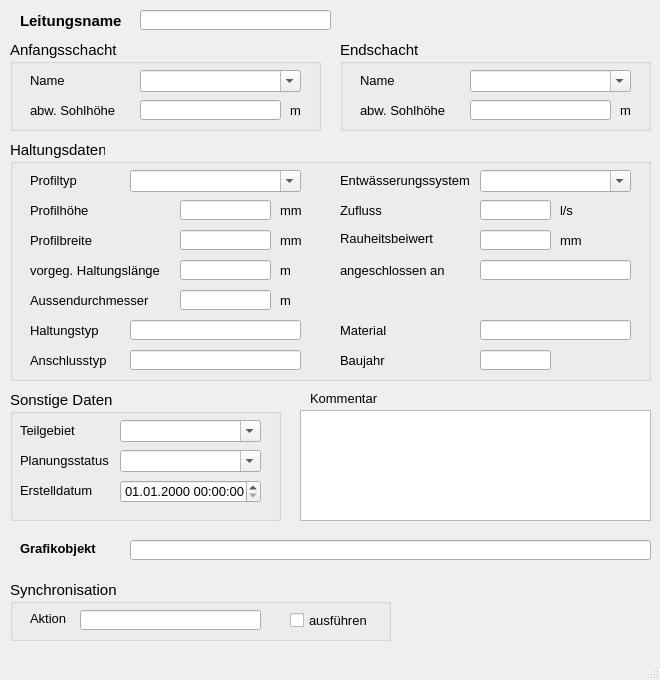
<?xml version="1.0" encoding="UTF-8"?>
<ui version="4.0">
 <class>MainWindow</class>
 <widget class="QMainWindow" name="MainWindow">
  <property name="geometry">
   <rect>
    <x>0</x>
    <y>0</y>
    <width>660</width>
    <height>680</height>
   </rect>
  </property>
  <property name="sizePolicy">
   <sizepolicy hsizetype="Preferred" vsizetype="Preferred">
    <horstretch>0</horstretch>
    <verstretch>0</verstretch>
   </sizepolicy>
  </property>
  <property name="minimumSize">
   <size>
    <width>660</width>
    <height>680</height>
   </size>
  </property>
  <property name="baseSize">
   <size>
    <width>0</width>
    <height>0</height>
   </size>
  </property>
  <property name="font">
   <font>
    <family>Tahoma</family>
    <pointsize>10</pointsize>
   </font>
  </property>
  <property name="windowTitle">
   <string>MainWindow</string>
  </property>
  <widget class="QWidget" name="centralwidget">
   <widget class="QLabel" name="label">
    <property name="geometry">
     <rect>
      <x>20</x>
      <y>10</y>
      <width>111</width>
      <height>21</height>
     </rect>
    </property>
    <property name="font">
     <font>
      <family>Tahoma</family>
      <pointsize>11</pointsize>
      <weight>75</weight>
      <bold>true</bold>
     </font>
    </property>
    <property name="text">
     <string>Leitungsname</string>
    </property>
   </widget>
   <widget class="QGroupBox" name="groupBox">
    <property name="geometry">
     <rect>
      <x>10</x>
      <y>40</y>
      <width>311</width>
      <height>91</height>
     </rect>
    </property>
    <property name="font">
     <font>
      <family>Tahoma</family>
      <pointsize>11</pointsize>
     </font>
    </property>
    <property name="title">
     <string>Anfangsschacht</string>
    </property>
    <widget class="QLabel" name="label_3">
     <property name="geometry">
      <rect>
       <x>20</x>
       <y>30</y>
       <width>91</width>
       <height>21</height>
      </rect>
     </property>
     <property name="font">
      <font>
       <family>Tahoma</family>
       <pointsize>10</pointsize>
      </font>
     </property>
     <property name="text">
      <string>Name</string>
     </property>
    </widget>
    <widget class="QLabel" name="label_5">
     <property name="geometry">
      <rect>
       <x>20</x>
       <y>60</y>
       <width>101</width>
       <height>21</height>
      </rect>
     </property>
     <property name="font">
      <font>
       <family>Tahoma</family>
       <pointsize>10</pointsize>
      </font>
     </property>
     <property name="text">
      <string>abw. Sohlhöhe</string>
     </property>
    </widget>
    <widget class="QLabel" name="label_14">
     <property name="geometry">
      <rect>
       <x>280</x>
       <y>60</y>
       <width>21</width>
       <height>21</height>
      </rect>
     </property>
     <property name="font">
      <font>
       <family>Tahoma</family>
       <pointsize>10</pointsize>
      </font>
     </property>
     <property name="text">
      <string>m</string>
     </property>
    </widget>
    <widget class="QComboBox" name="schoben">
     <property name="geometry">
      <rect>
       <x>130</x>
       <y>30</y>
       <width>161</width>
       <height>22</height>
      </rect>
     </property>
     <property name="font">
      <font>
       <family>Tahoma</family>
       <pointsize>10</pointsize>
      </font>
     </property>
     <property name="toolTip">
      <string>&lt;html&gt;&lt;head/&gt;&lt;body&gt;&lt;p&gt;Name des oberen Schachts&lt;/p&gt;&lt;/body&gt;&lt;/html&gt;</string>
     </property>
     <property name="statusTip">
      <string>Name des oberen Schachts</string>
     </property>
     <property name="editable">
      <bool>true</bool>
     </property>
    </widget>
    <widget class="QLineEdit" name="sohleoben">
     <property name="geometry">
      <rect>
       <x>130</x>
       <y>60</y>
       <width>141</width>
       <height>20</height>
      </rect>
     </property>
     <property name="font">
      <font>
       <family>Tahoma</family>
       <pointsize>10</pointsize>
      </font>
     </property>
     <property name="toolTip">
      <string>&lt;html&gt;&lt;head/&gt;&lt;body&gt;&lt;p&gt;von Schachtsohle abweichende Sohlhöhe&lt;/p&gt;&lt;/body&gt;&lt;/html&gt;</string>
     </property>
     <property name="statusTip">
      <string>von Schachtsohle abweichende Sohlhöhe</string>
     </property>
    </widget>
   </widget>
   <widget class="QGroupBox" name="groupBox_3">
    <property name="geometry">
     <rect>
      <x>340</x>
      <y>40</y>
      <width>311</width>
      <height>91</height>
     </rect>
    </property>
    <property name="font">
     <font>
      <family>Tahoma</family>
      <pointsize>11</pointsize>
     </font>
    </property>
    <property name="title">
     <string>Endschacht</string>
    </property>
    <widget class="QLineEdit" name="sohleunten">
     <property name="geometry">
      <rect>
       <x>130</x>
       <y>60</y>
       <width>141</width>
       <height>20</height>
      </rect>
     </property>
     <property name="font">
      <font>
       <family>Tahoma</family>
       <pointsize>10</pointsize>
      </font>
     </property>
     <property name="toolTip">
      <string>&lt;html&gt;&lt;head/&gt;&lt;body&gt;&lt;p&gt;von Schachtsohle abweichende Sohlhöhe&lt;/p&gt;&lt;/body&gt;&lt;/html&gt;</string>
     </property>
     <property name="statusTip">
      <string>von Schachtsohle abweichende Sohlhöhe</string>
     </property>
    </widget>
    <widget class="QLabel" name="label_9">
     <property name="geometry">
      <rect>
       <x>20</x>
       <y>30</y>
       <width>71</width>
       <height>21</height>
      </rect>
     </property>
     <property name="font">
      <font>
       <family>Tahoma</family>
       <pointsize>10</pointsize>
      </font>
     </property>
     <property name="text">
      <string>Name</string>
     </property>
    </widget>
    <widget class="QLabel" name="label_8">
     <property name="geometry">
      <rect>
       <x>20</x>
       <y>60</y>
       <width>91</width>
       <height>21</height>
      </rect>
     </property>
     <property name="font">
      <font>
       <family>Tahoma</family>
       <pointsize>10</pointsize>
      </font>
     </property>
     <property name="text">
      <string>abw. Sohlhöhe</string>
     </property>
    </widget>
    <widget class="QLabel" name="label_15">
     <property name="geometry">
      <rect>
       <x>280</x>
       <y>60</y>
       <width>21</width>
       <height>21</height>
      </rect>
     </property>
     <property name="font">
      <font>
       <family>Tahoma</family>
       <pointsize>10</pointsize>
      </font>
     </property>
     <property name="text">
      <string>m</string>
     </property>
    </widget>
    <widget class="QComboBox" name="schunten">
     <property name="geometry">
      <rect>
       <x>130</x>
       <y>30</y>
       <width>161</width>
       <height>22</height>
      </rect>
     </property>
     <property name="font">
      <font>
       <family>Tahoma</family>
       <pointsize>10</pointsize>
      </font>
     </property>
     <property name="toolTip">
      <string>&lt;html&gt;&lt;head/&gt;&lt;body&gt;&lt;p&gt;Name des unteren Schachts&lt;/p&gt;&lt;/body&gt;&lt;/html&gt;</string>
     </property>
     <property name="statusTip">
      <string>Name des unteren Schachts</string>
     </property>
     <property name="editable">
      <bool>true</bool>
     </property>
    </widget>
   </widget>
   <widget class="QTextEdit" name="kommentar">
    <property name="geometry">
     <rect>
      <x>300</x>
      <y>410</y>
      <width>351</width>
      <height>111</height>
     </rect>
    </property>
    <property name="font">
     <font>
      <family>Tahoma</family>
      <pointsize>10</pointsize>
     </font>
    </property>
    <property name="toolTip">
     <string>&lt;html&gt;&lt;head/&gt;&lt;body&gt;&lt;p&gt;Platz für zusätzliche Kommentare.&lt;/p&gt;&lt;/body&gt;&lt;/html&gt;</string>
    </property>
    <property name="statusTip">
     <string>Platz für zusätzliche Kommentare.</string>
    </property>
   </widget>
   <widget class="QLabel" name="label_22">
    <property name="geometry">
     <rect>
      <x>310</x>
      <y>390</y>
      <width>81</width>
      <height>16</height>
     </rect>
    </property>
    <property name="font">
     <font>
      <family>Tahoma</family>
      <pointsize>10</pointsize>
     </font>
    </property>
    <property name="text">
     <string>Kommentar</string>
    </property>
   </widget>
   <widget class="QLineEdit" name="leitnam">
    <property name="geometry">
     <rect>
      <x>140</x>
      <y>10</y>
      <width>191</width>
      <height>20</height>
     </rect>
    </property>
    <property name="font">
     <font>
      <family>Tahoma</family>
      <pointsize>10</pointsize>
     </font>
    </property>
    <property name="toolTip">
     <string>&lt;html&gt;&lt;head/&gt;&lt;body&gt;&lt;p&gt;eindeutige Bezeichnung&lt;/p&gt;&lt;/body&gt;&lt;/html&gt;</string>
    </property>
    <property name="statusTip">
     <string>eindeutige Bezeichnung</string>
    </property>
   </widget>
   <widget class="QGroupBox" name="groupBox_2">
    <property name="geometry">
     <rect>
      <x>10</x>
      <y>140</y>
      <width>641</width>
      <height>241</height>
     </rect>
    </property>
    <property name="font">
     <font>
      <family>Tahoma</family>
      <pointsize>11</pointsize>
     </font>
    </property>
    <property name="title">
     <string>Haltungsdaten</string>
    </property>
    <widget class="QLineEdit" name="ks">
     <property name="geometry">
      <rect>
       <x>470</x>
       <y>90</y>
       <width>71</width>
       <height>20</height>
      </rect>
     </property>
     <property name="font">
      <font>
       <family>Tahoma</family>
       <pointsize>10</pointsize>
      </font>
     </property>
     <property name="toolTip">
      <string>&lt;html&gt;&lt;head/&gt;&lt;body&gt;&lt;p&gt;Absolute Rauheit gemäß Prandtl-Colebrook&lt;/p&gt;&lt;/body&gt;&lt;/html&gt;</string>
     </property>
     <property name="statusTip">
      <string>Absolute Rauheit gemäß Prandtl-Colebrook</string>
     </property>
    </widget>
    <widget class="QLabel" name="label_7">
     <property name="geometry">
      <rect>
       <x>20</x>
       <y>90</y>
       <width>101</width>
       <height>21</height>
      </rect>
     </property>
     <property name="font">
      <font>
       <family>Tahoma</family>
       <pointsize>10</pointsize>
      </font>
     </property>
     <property name="text">
      <string>Profilbreite</string>
     </property>
    </widget>
    <widget class="QLabel" name="label_20">
     <property name="geometry">
      <rect>
       <x>270</x>
       <y>90</y>
       <width>31</width>
       <height>21</height>
      </rect>
     </property>
     <property name="font">
      <font>
       <family>Tahoma</family>
       <pointsize>10</pointsize>
      </font>
     </property>
     <property name="text">
      <string>mm</string>
     </property>
    </widget>
    <widget class="QLabel" name="label_21">
     <property name="geometry">
      <rect>
       <x>270</x>
       <y>120</y>
       <width>31</width>
       <height>21</height>
      </rect>
     </property>
     <property name="font">
      <font>
       <family>Tahoma</family>
       <pointsize>10</pointsize>
      </font>
     </property>
     <property name="text">
      <string>m </string>
     </property>
    </widget>
    <widget class="QLineEdit" name="laenge">
     <property name="geometry">
      <rect>
       <x>170</x>
       <y>120</y>
       <width>91</width>
       <height>20</height>
      </rect>
     </property>
     <property name="font">
      <font>
       <family>Tahoma</family>
       <pointsize>10</pointsize>
      </font>
     </property>
     <property name="toolTip">
      <string>&lt;html&gt;&lt;head/&gt;&lt;body&gt;&lt;p&gt;&lt;span style=&quot; font-size:10pt;&quot;&gt;vorgegebene Haltungslänge, falls diese nicht automatisch berechnet werden soll&lt;/span&gt;&lt;/p&gt;&lt;/body&gt;&lt;/html&gt;</string>
     </property>
     <property name="statusTip">
      <string>vorgegebene Haltungslänge, falls diese nicht automatisch berechnet werden soll</string>
     </property>
    </widget>
    <widget class="QComboBox" name="entwart">
     <property name="geometry">
      <rect>
       <x>470</x>
       <y>30</y>
       <width>151</width>
       <height>22</height>
      </rect>
     </property>
     <property name="font">
      <font>
       <family>Tahoma</family>
       <pointsize>10</pointsize>
      </font>
     </property>
     <property name="toolTip">
      <string>&lt;html&gt;&lt;head/&gt;&lt;body&gt;&lt;p&gt;vorh. Entwässerungssystem (z.B. Mischwasser, Regenwasser etc.)&lt;/p&gt;&lt;/body&gt;&lt;/html&gt;</string>
     </property>
     <property name="statusTip">
      <string>vorh. Entwässerungssystem (z.B. Mischwasser, Regenwasser etc.)</string>
     </property>
     <property name="editable">
      <bool>true</bool>
     </property>
    </widget>
    <widget class="QComboBox" name="profilnam">
     <property name="geometry">
      <rect>
       <x>120</x>
       <y>30</y>
       <width>171</width>
       <height>22</height>
      </rect>
     </property>
     <property name="font">
      <font>
       <family>Tahoma</family>
       <pointsize>10</pointsize>
      </font>
     </property>
     <property name="toolTip">
      <string>&lt;html&gt;&lt;head/&gt;&lt;body&gt;&lt;p&gt;Profil der Anschlussleitung&lt;/p&gt;&lt;/body&gt;&lt;/html&gt;</string>
     </property>
     <property name="statusTip">
      <string>Profil der Anschlussleitung</string>
     </property>
     <property name="editable">
      <bool>true</bool>
     </property>
    </widget>
    <widget class="QLabel" name="label_54">
     <property name="geometry">
      <rect>
       <x>20</x>
       <y>30</y>
       <width>91</width>
       <height>21</height>
      </rect>
     </property>
     <property name="font">
      <font>
       <family>Tahoma</family>
       <pointsize>10</pointsize>
      </font>
     </property>
     <property name="text">
      <string>Profiltyp</string>
     </property>
    </widget>
    <widget class="QLabel" name="label_17">
     <property name="geometry">
      <rect>
       <x>20</x>
       <y>110</y>
       <width>151</width>
       <height>41</height>
      </rect>
     </property>
     <property name="font">
      <font>
       <family>Tahoma</family>
       <pointsize>10</pointsize>
      </font>
     </property>
     <property name="text">
      <string>vorgeg. Haltungslänge</string>
     </property>
    </widget>
    <widget class="QLabel" name="label_51">
     <property name="geometry">
      <rect>
       <x>330</x>
       <y>30</y>
       <width>151</width>
       <height>21</height>
      </rect>
     </property>
     <property name="font">
      <font>
       <family>Tahoma</family>
       <pointsize>10</pointsize>
      </font>
     </property>
     <property name="text">
      <string>Entwässerungssystem</string>
     </property>
    </widget>
    <widget class="QLineEdit" name="hoehe">
     <property name="geometry">
      <rect>
       <x>170</x>
       <y>60</y>
       <width>91</width>
       <height>20</height>
      </rect>
     </property>
     <property name="font">
      <font>
       <family>Tahoma</family>
       <pointsize>10</pointsize>
      </font>
     </property>
     <property name="toolTip">
      <string>&lt;html&gt;&lt;head/&gt;&lt;body&gt;&lt;p&gt;Bedeutung hängt vom Profiltyp ab&lt;/p&gt;&lt;/body&gt;&lt;/html&gt;</string>
     </property>
     <property name="statusTip">
      <string>Bedeutung hängt vom Profiltyp ab</string>
     </property>
    </widget>
    <widget class="QLabel" name="label_16">
     <property name="geometry">
      <rect>
       <x>270</x>
       <y>60</y>
       <width>31</width>
       <height>21</height>
      </rect>
     </property>
     <property name="font">
      <font>
       <family>Tahoma</family>
       <pointsize>10</pointsize>
      </font>
     </property>
     <property name="text">
      <string>mm</string>
     </property>
    </widget>
    <widget class="QLineEdit" name="breite">
     <property name="geometry">
      <rect>
       <x>170</x>
       <y>90</y>
       <width>91</width>
       <height>20</height>
      </rect>
     </property>
     <property name="font">
      <font>
       <family>Tahoma</family>
       <pointsize>10</pointsize>
      </font>
     </property>
     <property name="toolTip">
      <string>&lt;html&gt;&lt;head/&gt;&lt;body&gt;&lt;p&gt;Bedeutung hängt vom Profiltyp ab&lt;/p&gt;&lt;/body&gt;&lt;/html&gt;</string>
     </property>
     <property name="statusTip">
      <string>Bedeutung hängt vom Profiltyp ab</string>
     </property>
    </widget>
    <widget class="QLabel" name="label_6">
     <property name="geometry">
      <rect>
       <x>20</x>
       <y>60</y>
       <width>101</width>
       <height>21</height>
      </rect>
     </property>
     <property name="font">
      <font>
       <family>Tahoma</family>
       <pointsize>10</pointsize>
      </font>
     </property>
     <property name="text">
      <string>Profilhöhe</string>
     </property>
    </widget>
    <widget class="QLabel" name="label_70">
     <property name="geometry">
      <rect>
       <x>550</x>
       <y>90</y>
       <width>46</width>
       <height>21</height>
      </rect>
     </property>
     <property name="font">
      <font>
       <family>Tahoma</family>
       <pointsize>10</pointsize>
      </font>
     </property>
     <property name="text">
      <string>mm</string>
     </property>
    </widget>
    <widget class="QLabel" name="label_61">
     <property name="geometry">
      <rect>
       <x>330</x>
       <y>90</y>
       <width>101</width>
       <height>16</height>
      </rect>
     </property>
     <property name="font">
      <font>
       <family>Tahoma</family>
       <pointsize>10</pointsize>
      </font>
     </property>
     <property name="text">
      <string>Rauheitsbeiwert</string>
     </property>
    </widget>
    <widget class="QLabel" name="label_10">
     <property name="geometry">
      <rect>
       <x>20</x>
       <y>150</y>
       <width>121</width>
       <height>21</height>
      </rect>
     </property>
     <property name="font">
      <font>
       <family>Tahoma</family>
       <pointsize>10</pointsize>
      </font>
     </property>
     <property name="text">
      <string>Aussendurchmesser</string>
     </property>
    </widget>
    <widget class="QLabel" name="label_11">
     <property name="geometry">
      <rect>
       <x>330</x>
       <y>210</y>
       <width>101</width>
       <height>21</height>
      </rect>
     </property>
     <property name="font">
      <font>
       <family>Tahoma</family>
       <pointsize>10</pointsize>
      </font>
     </property>
     <property name="text">
      <string>Baujahr</string>
     </property>
    </widget>
    <widget class="QLabel" name="label_12">
     <property name="geometry">
      <rect>
       <x>20</x>
       <y>180</y>
       <width>101</width>
       <height>21</height>
      </rect>
     </property>
     <property name="font">
      <font>
       <family>Tahoma</family>
       <pointsize>10</pointsize>
      </font>
     </property>
     <property name="text">
      <string>Haltungstyp</string>
     </property>
    </widget>
    <widget class="QLabel" name="label_13">
     <property name="geometry">
      <rect>
       <x>330</x>
       <y>60</y>
       <width>101</width>
       <height>21</height>
      </rect>
     </property>
     <property name="font">
      <font>
       <family>Tahoma</family>
       <pointsize>10</pointsize>
      </font>
     </property>
     <property name="text">
      <string>Zufluss</string>
     </property>
    </widget>
    <widget class="QLabel" name="label_23">
     <property name="geometry">
      <rect>
       <x>330</x>
       <y>180</y>
       <width>101</width>
       <height>21</height>
      </rect>
     </property>
     <property name="font">
      <font>
       <family>Tahoma</family>
       <pointsize>10</pointsize>
      </font>
     </property>
     <property name="text">
      <string>Material</string>
     </property>
    </widget>
    <widget class="QLineEdit" name="aussendurchmesser">
     <property name="geometry">
      <rect>
       <x>170</x>
       <y>150</y>
       <width>91</width>
       <height>20</height>
      </rect>
     </property>
     <property name="toolTip">
      <string>&lt;html&gt;&lt;head/&gt;&lt;body&gt;&lt;p&gt;Aussendurchmesser&lt;/p&gt;&lt;/body&gt;&lt;/html&gt;</string>
     </property>
     <property name="statusTip">
      <string>Aussendurchmesser</string>
     </property>
    </widget>
    <widget class="QLabel" name="label_27">
     <property name="geometry">
      <rect>
       <x>270</x>
       <y>150</y>
       <width>31</width>
       <height>21</height>
      </rect>
     </property>
     <property name="font">
      <font>
       <family>Tahoma</family>
       <pointsize>10</pointsize>
      </font>
     </property>
     <property name="text">
      <string>m</string>
     </property>
    </widget>
    <widget class="QLineEdit" name="haltnam">
     <property name="geometry">
      <rect>
       <x>120</x>
       <y>180</y>
       <width>171</width>
       <height>20</height>
      </rect>
     </property>
    </widget>
    <widget class="QLineEdit" name="material">
     <property name="geometry">
      <rect>
       <x>470</x>
       <y>180</y>
       <width>151</width>
       <height>20</height>
      </rect>
     </property>
     <property name="toolTip">
      <string>&lt;html&gt;&lt;head/&gt;&lt;body&gt;&lt;p&gt;Material des Schachtes (z.B. Beton, Gussstahl etc.)&lt;/p&gt;&lt;/body&gt;&lt;/html&gt;</string>
     </property>
     <property name="statusTip">
      <string>Material des Schachtes (z.B. Beton, Gussstahl etc.)</string>
     </property>
    </widget>
    <widget class="QLineEdit" name="qzu">
     <property name="geometry">
      <rect>
       <x>470</x>
       <y>60</y>
       <width>71</width>
       <height>20</height>
      </rect>
     </property>
    </widget>
    <widget class="QLabel" name="label_71">
     <property name="geometry">
      <rect>
       <x>550</x>
       <y>60</y>
       <width>46</width>
       <height>21</height>
      </rect>
     </property>
     <property name="font">
      <font>
       <family>Tahoma</family>
       <pointsize>10</pointsize>
      </font>
     </property>
     <property name="text">
      <string>l/s</string>
     </property>
    </widget>
    <widget class="QLabel" name="label_26">
     <property name="geometry">
      <rect>
       <x>20</x>
       <y>210</y>
       <width>101</width>
       <height>21</height>
      </rect>
     </property>
     <property name="font">
      <font>
       <family>Tahoma</family>
       <pointsize>10</pointsize>
      </font>
     </property>
     <property name="text">
      <string>Anschlusstyp</string>
     </property>
    </widget>
    <widget class="QLineEdit" name="anschlusstyp">
     <property name="geometry">
      <rect>
       <x>120</x>
       <y>210</y>
       <width>171</width>
       <height>20</height>
      </rect>
     </property>
    </widget>
    <widget class="QLineEdit" name="baujahr">
     <property name="geometry">
      <rect>
       <x>470</x>
       <y>210</y>
       <width>71</width>
       <height>20</height>
      </rect>
     </property>
     <property name="toolTip">
      <string>&lt;html&gt;&lt;head/&gt;&lt;body&gt;&lt;p&gt;Baujahr&lt;/p&gt;&lt;/body&gt;&lt;/html&gt;</string>
     </property>
     <property name="statusTip">
      <string>Baujahr</string>
     </property>
    </widget>
    <widget class="QLineEdit" name="haltnam_2">
     <property name="geometry">
      <rect>
       <x>470</x>
       <y>120</y>
       <width>151</width>
       <height>20</height>
      </rect>
     </property>
     <property name="font">
      <font>
       <family>Tahoma</family>
       <pointsize>10</pointsize>
      </font>
     </property>
     <property name="toolTip">
      <string>&lt;html&gt;&lt;head/&gt;&lt;body&gt;&lt;p&gt;Haltung, an die die HA-Leitung angeschlossen ist&lt;/p&gt;&lt;/body&gt;&lt;/html&gt;</string>
     </property>
     <property name="statusTip">
      <string>Haltung, an die die HA-Leitung angeschlossen ist</string>
     </property>
    </widget>
    <widget class="QLabel" name="label_52">
     <property name="geometry">
      <rect>
       <x>330</x>
       <y>120</y>
       <width>121</width>
       <height>21</height>
      </rect>
     </property>
     <property name="font">
      <font>
       <family>Tahoma</family>
       <pointsize>10</pointsize>
      </font>
     </property>
     <property name="text">
      <string>angeschlossen an</string>
     </property>
    </widget>
   </widget>
   <widget class="QGroupBox" name="groupBox_4">
    <property name="geometry">
     <rect>
      <x>10</x>
      <y>390</y>
      <width>271</width>
      <height>131</height>
     </rect>
    </property>
    <property name="font">
     <font>
      <family>Tahoma</family>
      <pointsize>11</pointsize>
     </font>
    </property>
    <property name="title">
     <string>Sonstige Daten</string>
    </property>
    <widget class="QLabel" name="label_18">
     <property name="geometry">
      <rect>
       <x>10</x>
       <y>30</y>
       <width>71</width>
       <height>20</height>
      </rect>
     </property>
     <property name="font">
      <font>
       <family>Tahoma</family>
       <pointsize>10</pointsize>
      </font>
     </property>
     <property name="text">
      <string>Teilgebiet</string>
     </property>
     <property name="buddy">
      <cstring>simstatus</cstring>
     </property>
    </widget>
    <widget class="QLabel" name="label_19">
     <property name="geometry">
      <rect>
       <x>10</x>
       <y>60</y>
       <width>111</width>
       <height>21</height>
      </rect>
     </property>
     <property name="font">
      <font>
       <family>Tahoma</family>
       <pointsize>10</pointsize>
      </font>
     </property>
     <property name="text">
      <string>Planungsstatus</string>
     </property>
     <property name="buddy">
      <cstring>simstatus</cstring>
     </property>
    </widget>
    <widget class="QLabel" name="label_72">
     <property name="geometry">
      <rect>
       <x>10</x>
       <y>90</y>
       <width>151</width>
       <height>21</height>
      </rect>
     </property>
     <property name="font">
      <font>
       <family>Tahoma</family>
       <pointsize>10</pointsize>
      </font>
     </property>
     <property name="text">
      <string>Erstelldatum</string>
     </property>
    </widget>
    <widget class="QComboBox" name="teilgebiet">
     <property name="geometry">
      <rect>
       <x>110</x>
       <y>30</y>
       <width>141</width>
       <height>22</height>
      </rect>
     </property>
     <property name="font">
      <font>
       <family>Tahoma</family>
       <pointsize>10</pointsize>
      </font>
     </property>
     <property name="toolTip">
      <string>&lt;html&gt;&lt;head/&gt;&lt;body&gt;&lt;p&gt;zur Zuordnung auf ein selbstständig festgelegtes Teilgebiet&lt;/p&gt;&lt;/body&gt;&lt;/html&gt;</string>
     </property>
     <property name="statusTip">
      <string>zur Zuordnung auf ein selbstständig festgelegtes Teilgebiet</string>
     </property>
     <property name="editable">
      <bool>true</bool>
     </property>
    </widget>
    <widget class="QComboBox" name="simstatus">
     <property name="geometry">
      <rect>
       <x>110</x>
       <y>60</y>
       <width>141</width>
       <height>22</height>
      </rect>
     </property>
     <property name="font">
      <font>
       <family>Tahoma</family>
       <pointsize>10</pointsize>
      </font>
     </property>
     <property name="toolTip">
      <string>&lt;html&gt;&lt;head/&gt;&lt;body&gt;&lt;p&gt;aktueller Status (z.B. vorhanden, in Planung etc.)&lt;/p&gt;&lt;/body&gt;&lt;/html&gt;</string>
     </property>
     <property name="statusTip">
      <string>aktueller Status (z.B. vorhanden, in Planung etc.)</string>
     </property>
     <property name="editable">
      <bool>true</bool>
     </property>
    </widget>
    <widget class="QgsDateTimeEdit" name="createdat">
     <property name="geometry">
      <rect>
       <x>110</x>
       <y>90</y>
       <width>141</width>
       <height>23</height>
      </rect>
     </property>
     <property name="font">
      <font>
       <family>Tahoma</family>
       <pointsize>10</pointsize>
      </font>
     </property>
     <property name="currentSection">
      <enum>QDateTimeEdit::DaySection</enum>
     </property>
     <property name="displayFormat">
      <string>dd.MM.yyyy HH:mm:ss</string>
     </property>
    </widget>
   </widget>
   <widget class="QLabel" name="label_24">
    <property name="geometry">
     <rect>
      <x>20</x>
      <y>540</y>
      <width>101</width>
      <height>16</height>
     </rect>
    </property>
    <property name="font">
     <font>
      <family>Tahoma</family>
      <pointsize>10</pointsize>
      <weight>75</weight>
      <bold>true</bold>
     </font>
    </property>
    <property name="text">
     <string>Grafikobjekt</string>
    </property>
   </widget>
   <widget class="QGroupBox" name="groupBox_sync">
    <property name="geometry">
     <rect>
      <x>10</x>
      <y>580</y>
      <width>381</width>
      <height>61</height>
     </rect>
    </property>
    <property name="font">
     <font>
      <family>Tahoma</family>
      <pointsize>11</pointsize>
     </font>
    </property>
    <property name="title">
     <string>Synchronisation</string>
    </property>
    <widget class="QCheckBox" name="status">
     <property name="geometry">
      <rect>
       <x>280</x>
       <y>30</y>
       <width>101</width>
       <height>21</height>
      </rect>
     </property>
     <property name="font">
      <font>
       <family>Tahoma</family>
       <pointsize>10</pointsize>
      </font>
     </property>
     <property name="toolTip">
      <string>Synchronisation aktivieren</string>
     </property>
     <property name="statusTip">
      <string>Synchronisation aktivieren</string>
     </property>
     <property name="text">
      <string>ausführen</string>
     </property>
    </widget>
    <widget class="QLabel" name="label_25">
     <property name="geometry">
      <rect>
       <x>20</x>
       <y>30</y>
       <width>51</width>
       <height>16</height>
      </rect>
     </property>
     <property name="font">
      <font>
       <family>Tahoma</family>
       <pointsize>10</pointsize>
      </font>
     </property>
     <property name="text">
      <string>Aktion</string>
     </property>
    </widget>
    <widget class="QLineEdit" name="aktion">
     <property name="geometry">
      <rect>
       <x>70</x>
       <y>30</y>
       <width>181</width>
       <height>20</height>
      </rect>
     </property>
     <property name="toolTip">
      <string>&lt;html&gt;&lt;head/&gt;&lt;body&gt;&lt;p&gt;Maßnahme zur Synchronisation&lt;/p&gt;&lt;/body&gt;&lt;/html&gt;</string>
     </property>
     <property name="statusTip">
      <string>Maßnahme zur Synchronisation</string>
     </property>
    </widget>
   </widget>
   <widget class="QLineEdit" name="objekt">
    <property name="geometry">
     <rect>
      <x>130</x>
      <y>540</y>
      <width>521</width>
      <height>20</height>
     </rect>
    </property>
    <property name="toolTip">
     <string>&lt;html&gt;&lt;head/&gt;&lt;body&gt;&lt;p&gt;Textbeschreibung (WKT) des Grafikobjekts&lt;/p&gt;&lt;/body&gt;&lt;/html&gt;</string>
    </property>
    <property name="statusTip">
     <string>Textbeschreibung des Grafikobjekts</string>
    </property>
   </widget>
  </widget>
  <widget class="QMenuBar" name="menubar">
   <property name="geometry">
    <rect>
     <x>0</x>
     <y>0</y>
     <width>660</width>
     <height>22</height>
    </rect>
   </property>
  </widget>
  <widget class="QStatusBar" name="statusbar"/>
 </widget>
 <customwidgets>
  <customwidget>
   <class>QgsDateTimeEdit</class>
   <extends>QDateTimeEdit</extends>
   <header>qgsdatetimeedit.h</header>
  </customwidget>
 </customwidgets>
 <tabstops>
  <tabstop>leitnam</tabstop>
  <tabstop>schoben</tabstop>
  <tabstop>sohleoben</tabstop>
  <tabstop>schunten</tabstop>
  <tabstop>sohleunten</tabstop>
  <tabstop>profilnam</tabstop>
  <tabstop>hoehe</tabstop>
  <tabstop>breite</tabstop>
  <tabstop>laenge</tabstop>
  <tabstop>ks</tabstop>
  <tabstop>entwart</tabstop>
  <tabstop>teilgebiet</tabstop>
  <tabstop>simstatus</tabstop>
  <tabstop>createdat</tabstop>
  <tabstop>kommentar</tabstop>
 </tabstops>
 <resources/>
 <connections/>
</ui>
